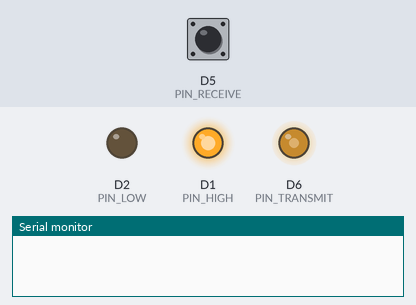
A sketch run on a simulated ESP8266 (NodeMCU). On the bench: output pins drawn as LEDs (lit = HIGH), the last lines printed to the serial monitor. The test bench sets the inputs (shaded band); at power-on: D5 (PIN_RECEIVE) HIGH.

Above: at 0.06 s.
At 20.3 s:
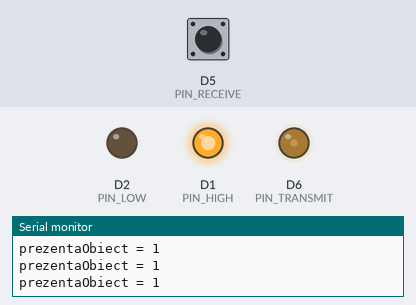
Timing chart, 0 to 20.6 s (numbered marks = the images above):
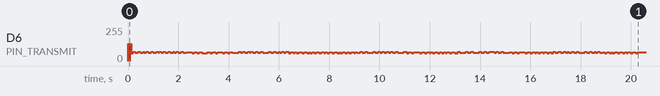

The sketch:

statia_a.ino
```cpp
//ESP8266 WiFi access point to test WiFi signals, no other use ;-)
//Just aprovide power and check (laptop, phone) if you see and SSID "MyWiFi"

//................................................//
//.................Acces Point....................//
//................................................//

#include <ESP8266WiFi.h>
#include <WiFiUdp.h>

const char* ssid = "Zona_A";
const char* password = "12345678";

WiFiUDP udp;
const IPAddress receiverIP(192, 168, 4, 2); // IP ESP32
const unsigned int receiverPort = 4210;

#define PIN_TRANSMIT D6 // IR LED
#define PIN_RECEIVE  D5 // IR Receiver

// Pini pentru LED de stare
#define PIN_HIGH D1
#define PIN_LOW  D2

bool irActive = false;
unsigned long lastToggle = 0;

unsigned long ultimaHigh = 0;
int prezentaObiect = 1;
unsigned long lastTransmit = 0;

void setup() {
  Serial.begin(115200);
  WiFi.softAP(ssid, password);

  pinMode(PIN_RECEIVE, INPUT);
  pinMode(PIN_TRANSMIT, OUTPUT);

  // pini pentru ledul de stare
  pinMode(PIN_HIGH, OUTPUT);
  pinMode(PIN_LOW, OUTPUT);
  digitalWrite(PIN_HIGH, HIGH); // Setează PIN_HIGH la HIGH
  digitalWrite(PIN_LOW, LOW);   // Setează PIN_LOW la LOW

  analogWriteFreq(38000);
  analogWrite(PIN_TRANSMIT, 128); // pornit la start
}

void loop() {
  unsigned long now = millis();

  // 1. PWM on/off la 50 Hz (10ms ON/OFF)
  if (now - lastToggle >= 10) {
    lastToggle = now;
    irActive = !irActive;
    analogWrite(PIN_TRANSMIT, irActive ? 128 : 0);
  }

  // 2. Logică pentru detecția prezenței
  int starePin = digitalRead(PIN_RECEIVE);

  if (starePin == LOW) {
    ultimaHigh = now;
    prezentaObiect = 0;
  } else {
    if (now - ultimaHigh >= 200) {
      prezentaObiect = 1;
    }
  }

  // 3. Trimitere UDP la fiecare 500 ms
  if (now - lastTransmit >= 600) {
    lastTransmit = now;

    udp.beginPacket(receiverIP, receiverPort);
    udp.print(prezentaObiect);
    udp.endPacket();

    Serial.print("prezentaObiect = ");
    Serial.println(prezentaObiect);
  }
}
```
